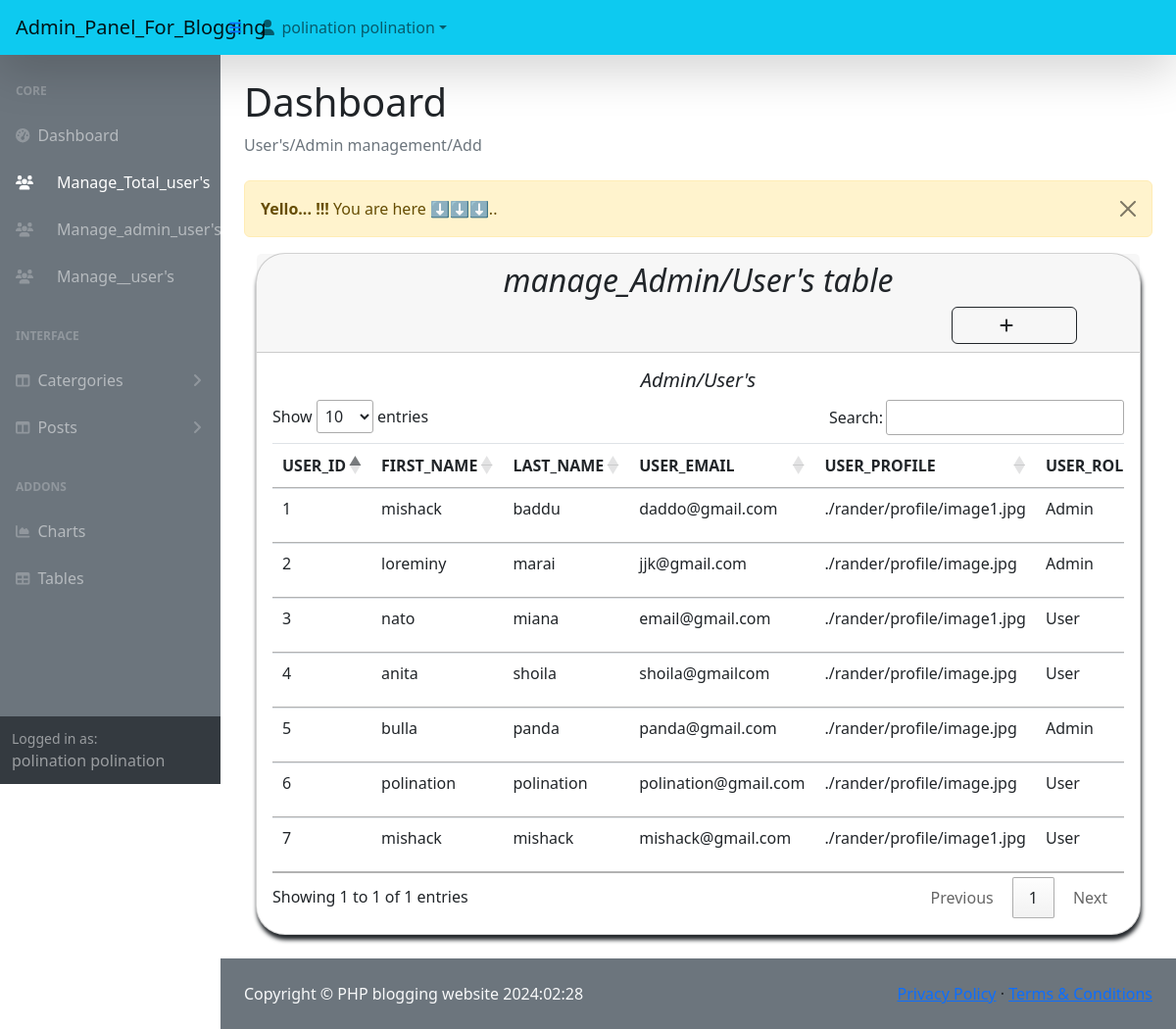
Screenshot of /admin/manage_user.php (signed in) with the database file from the repository.
### tables this page shows
CREATE TABLE `user_` (
  `id` int(11) NOT NULL,
  `firstname` varchar(100) NOT NULL,
  `lastname` varchar(100) NOT NULL,
  `email` varchar(255) NOT NULL,
  `password` varchar(255) NOT NULL,
  `rander` varchar(255) NOT NULL,
  `status` tinyint(1) DEFAULT 0,
  `role_as` tinyint(4) NOT NULL DEFAULT 0 COMMENT '0=user,1=admin,2superadmin',
  `date` datetime NOT NULL DEFAULT current_timestamp()
);

### admin/manage_user.php (the view, shortened to what this page needs)
<?php
include('./authentication.php');
include('./includes/header.php');
include('./function.php');
?>
<?php
if(isset($_REQUEST['action'])){
    ?>
<div class="container-fluid px-4">
                <div class="container mt-3">
                            <div class="card">
                                <div class="card-header">
                                    <h2 class = "text-center"><em>manage_User/Admin / Add</em></h2>
                                    <div class="card-tools">
                                        <a href="manage_user.php" class = "btn btn-outline-dark mx-5 px-5 float-end"><i class = "fas fa-backward mr-3"></i></a>
                                    </div>
                                    <?php include('./message.php'); ?>
                                </div>
                                <div class="card-body">
                                 <h4><em>Add_user's</em></h4>
                                 <form action="code.php" method = "POST">
                                    <div class="row">
                                        <div class="col-xl-6 lg-6 mb-3">
                                            <div class="form-group md-form">
                                                <label for="" class = "fw-bold">First_Name</label>
                                                <input  type="text" name = "firstname" class = "form-control rounded-pill" placeholder = "enter firstname">
                                            </div>
                                        </div>
                                        <div class="col-xl-6 lg-6 mb-3">
                                            <div class="form-group md-form">
                                                <label for="" class = "fw-bold">Last_Name</label>
                                                <input  type="text" name = "lastname" class = "form-control rounded-pill" placeholder = "enter lastname">
                                            </div>
                                        </div>
                                        <div class="col-xl-6 lg-6 mb-3">
                                            <div class="form-group md-form">
                                                <label for="" class = "fw-bold">Email</label>
                                                <input  type="text" name = "email" class = "form-control rounded-pill" placeholder = "enter email address">
                                            </div>
                                        </div>
                                        <div class="col-xl-6 lg-6 mb-3">
                                            <div class="form-group md-form">
                                                <label for="" class = "fw-bold">Password</label>
                                                <input  type="text" name = "password" class = "form-control rounded-pill" placeholder = "enter password">
                                            </div>
                                        </div>
                                        <div class="col-xl-6 lg-6 mb-3">
                                            <div class="form-group md-form">
                                                <label for="" class = "fw-bold">Confirm_Password</label>
                                                <input  type="text" name = "confirm_password" class = "form-control rounded-pill" placeholder = "re-enter password">
                                            </div>
                                        </div>
                                        <div class="col-xl-6 lg-6 mb-3">
                                            <div class="form-group md-form">
                                                <label for="" class = "fw-bold">Status</label>
                                                <input type="checkbox" name = "status" class = "rounded-pill">
                                            </div>
                                        </div>
                                        <div class="col-xl-6 lg-6 mb-3">
                                            <div class="form-group md-form">
                                                <label for="" class = "fw-bold">Role_as</label>
                                               <select name="role_as" id="role_as">
                                                <option value="">--Select_role--</option>
                                                <option value="1">Admin</option>
                                                <option value="0">User</option>
                                               </select>
                                            </div>
                                        </div>
                                        <div class="col-xl-6 lg-6 mb-3">
                                            <div class="form-group md-form">
                                                <input type="submit" name = "add_user" class = "float-end rounded-pill btn btn-primary mx-5 px-5" value = "Add">
                                            </div>
                                        </div>
                                    </div>
                                 </form>
                                </div>
                            </div>
                        </div>
</div>
    <?php
}
else
{
    ?>
<div class="container-fluid px-4">
                        <h1 class="mt-4">Dashboard</h1>
                        <ol class="breadcrumb mb-4">
                            <li class="breadcrumb-item active">User's/Admin management/Add</li>
                        </ol>
                        <div class="container">
                            <div class="card">
                                <div class="card-header">
                                    <h2 class = "text-center"><em>manage_Admin/User's table</em></h2>
                                    <div class="card-tools">
                                        <a href="?action=add" class = "btn btn-outline-dark mx-5 px-5 float-end"><i class = "fas fa-add mr-3"></i></a>
                                    </div>
                                </div>
                                <div class="card-body">
                                    <div class="table-responsive">
                                        <h5 class = "text-center"><em>Admin/User's</em></h5>
                                        <table id = "myDataTable" class = "table table-all table-strike">
                                            <thead>
                                                <tr>
                                                    <th>USER_ID</th>
                                                    <th>FIRST_NAME</th>
                                                    <th>LAST_NAME</th>
                                                    <th>USER_EMAIL</th>
                                                    <th>USER_PROFILE</th>
                                                    <th>USER_ROLE</th>
                                                </tr>
                                            </thead>
                                            <?php
                                            $number = "";
                                          $query = mysqli_query($conn, "SELECT * FROM user_");
                                          if(mysqli_num_rows($query) > 0){
                                          foreach($query as $data){
                                          $number ++;
                                                ?>
                                            <tbody>
                                                <tr>
                                                    <td><?php echo $number; ?></td>
                                                    <td><?php echo $data['firstname'] ?></td>
                                                    <td><?php echo $data['lastname'] ?></td>
                                                    <td><?php echo $data['email'] ?></td>
                                                    <td><?php echo $data['rander'] ?></td>
                                                    <td><?php  if($data['role_as'] == '1'){ echo "Admin"; }else{echo "User";} ?></td>
                                                </tr>
                                            </tbody>
                <?php
                    }
                         }
               else
                        {
                 ?>
                                         <tr>
        <td colspan = "6"><h3 class = "text-center text-danger">No recorsd available !!!</h3></td>
    </tr>
    <?php
 }
                                            ?>
                                        </table>
                                    </div>
                                </div>
                            </div>
                        </div>
</div>
    <?php
}
?>
<?php include('./includes/scripts.php') ?>
<?php include('./includes/footer.php') ?>

### admin/includes/header.php (style rules this page uses)
.card { box-shadow: 1px 5px 4px; border-radius: 30px; }

### rows the page displays
user_: firstname "mishack", lastname "baddu", email "daddo@gmail.com", rander "./rander/profile/image1.jpg", role_as "Admin"
user_: firstname "loreminy", lastname "marai", email "jjk@gmail.com", rander "./rander/profile/image.jpg", role_as "Admin"
user_: firstname "nato", lastname "miana", email "email@gmail.com", rander "./rander/profile/image1.jpg", role_as "User"
user_: firstname "anita", lastname "shoila", email "shoila@gmailcom", rander "./rander/profile/image.jpg", role_as "User"
user_: firstname "bulla", lastname "panda", email "panda@gmail.com", rander "./rander/profile/image.jpg", role_as "Admin"
user_: firstname "polination", lastname "polination", email "polination@gmail.com", rander "./rander/profile/image.jpg", role_as "User"
user_: firstname "mishack", lastname "mishack", email "mishack@gmail.com", rander "./rander/profile/image1.jpg", role_as "User"

### other values shown
$_SESSION['auth_user']['user_name'] "polination polination"
$_SESSION['message'] "You are here ⬇⬇⬇.."
